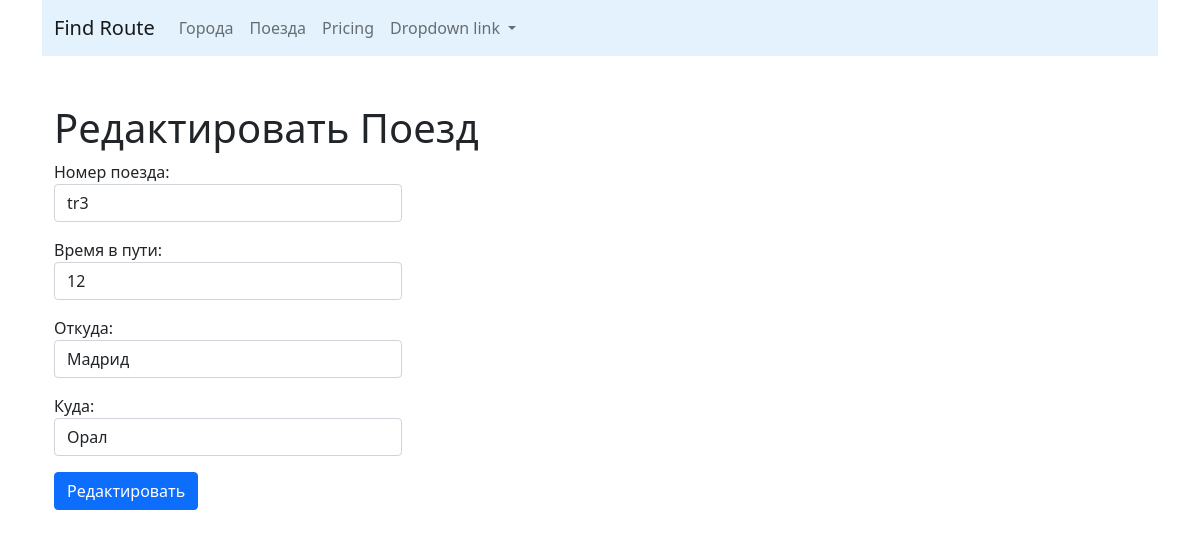
Screenshot of /trains/update/4/ (signed in) with the database file from the repository.
### trains/models.py (models this page shows, shortened)
class Train(models.Model):
    name = models.CharField(max_length=50, unique=True, verbose_name='Номер поезда')
    travel_time = models.PositiveSmallIntegerField(verbose_name='Время пути')
    from_city = models.ForeignKey(City, on_delete=models.CASCADE,
                                  related_name='from_city_set',
                                  verbose_name='Из какого города'
                                  )
    to_city = models.ForeignKey(City, on_delete=models.CASCADE,
                                  related_name='to_city_set',
                                  verbose_name='В какой город'
                                  )
    class Meta:
        verbose_name = 'Поезд'
        verbose_name_plural = 'Поезда'
        ordering = ['travel_time']

### cities/models.py (models this page shows, shortened)
class City(models.Model):
    name = models.CharField(max_length=100, unique=True, verbose_name='Город')
    def __str__(self):
        return self.name
    class Meta:
        verbose_name = 'Город'
        verbose_name_plural = 'Города'
        ordering = ['name']

### trains/views.py (the view)
# urls.py: path('update/<int:pk>/', TrainUpdateView.as_view(), name='update'),
class TrainUpdateView(SuccessMessageMixin, LoginRequiredMixin, UpdateView):
    model = Train
    form_class = TrainForm
    template_name = 'trains/update.html'
    success_url = reverse_lazy('trains:home')
    success_message = "Поезд успешно отредактирован"

### trains/forms.py
class TrainForm(forms.ModelForm):
    name = forms.CharField(label='Номер поезда', widget=forms.TextInput(attrs={
        'class': 'form-control',
        'placeholder': 'Введите номер поезда'
    }))
    travel_time = forms.IntegerField(
        label='Время в пути', widget=forms.NumberInput(attrs={
            'class': 'form-control', 'placeholder': 'Время в пути'})
    )
    from_city = forms.ModelChoiceField(
        label='Откуда', queryset=City.objects.all(), widget=forms.Select(
            attrs={'class': 'form-control'}
        )
    )
    to_city = forms.ModelChoiceField(
        label='Куда', queryset=City.objects.all(), widget=forms.Select(
            attrs={'class': 'form-control'}
        )
    )
    class Meta:
        model = Train
        fields = '__all__'

### trains/templates/trains/update.html (shortened to what this page needs)
{% extends 'base.html' %}
{% block content %}
<h1>Редактировать Поезд</h1>
{% include 'form.html' with button='Редактировать' %}
{% endblock %}

### templates/form.html (shortened to what this page needs)
<div class="row">
    <div class="col-md-4">
        <form action="{{ action }}" method="post">
            {{ form.as_p }}
            <button type="submit" class="btn btn-primary">{{ button }}</button>
        </form>
    </div>
</div>

### rows the page displays
Train: name "tr3", travel_time "12", from_city "Мадрид", to_city "Орал"

### other values shown
{{ button }} "Редактировать"
